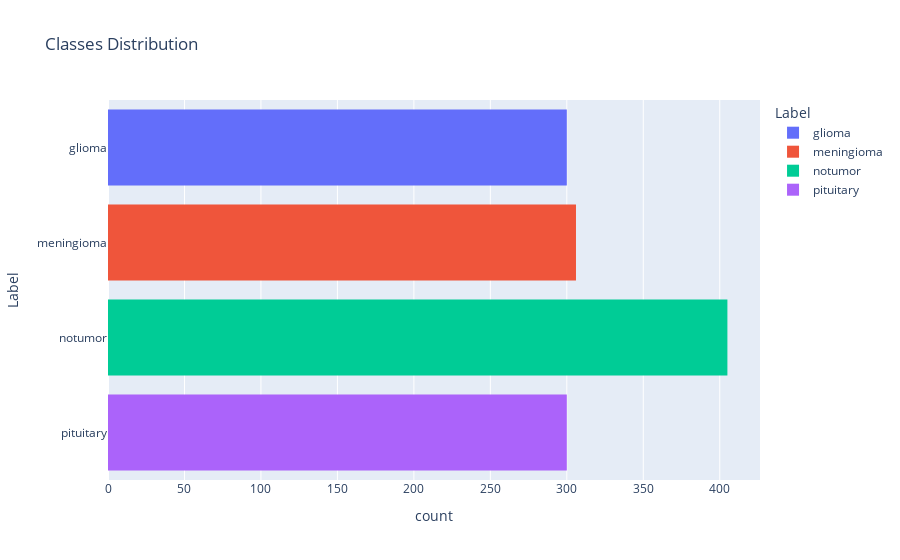

The code cell stored with this chart in its notebook:
### Code cell
px.histogram(test_data, y="Label", color="Label", title="Classes Distribution")

### Figure 1 — Plotly figure (JSON) as saved in the notebook; plotly's stock layout.template omitted (floating-point values rounded to 4 significant figures; data arrays with more than 128 entries replaced by an {"elided": "..."} marker saying what was removed)
{"data": [{"alignmentgroup": "True", "bingroup": "y", "hovertemplate": "Label=%{y}<br>count=%{x}<extra></extra>", "legendgroup": "glioma", "marker": {"color": "#636efa", "pattern": {"shape": ""}}, "name": "glioma", "offsetgroup": "glioma", "orientation": "h", "showlegend": true, "type": "histogram", "xaxis": "x", "y": {"elided": "300 str values"}, "yaxis": "y"}, {"alignmentgroup": "True", "bingroup": "y", "hovertemplate": "Label=%{y}<br>count=%{x}<extra></extra>", "legendgroup": "meningioma", "marker": {"color": "#EF553B", "pattern": {"shape": ""}}, "name": "meningioma", "offsetgroup": "meningioma", "orientation": "h", "showlegend": true, "type": "histogram", "xaxis": "x", "y": {"elided": "306 str values"}, "yaxis": "y"}, {"alignmentgroup": "True", "bingroup": "y", "hovertemplate": "Label=%{y}<br>count=%{x}<extra></extra>", "legendgroup": "notumor", "marker": {"color": "#00cc96", "pattern": {"shape": ""}}, "name": "notumor", "offsetgroup": "notumor", "orientation": "h", "showlegend": true, "type": "histogram", "xaxis": "x", "y": {"elided": "405 str values"}, "yaxis": "y"}, {"alignmentgroup": "True", "bingroup": "y", "hovertemplate": "Label=%{y}<br>count=%{x}<extra></extra>", "legendgroup": "pituitary", "marker": {"color": "#ab63fa", "pattern": {"shape": ""}}, "name": "pituitary", "offsetgroup": "pituitary", "orientation": "h", "showlegend": true, "type": "histogram", "xaxis": "x", "y": {"elided": "300 str values"}, "yaxis": "y"}], "layout": {"barmode": "relative", "legend": {"title": {"text": "Label"}, "tracegroupgap": 0}, "title": {"text": "Classes Distribution"}, "xaxis": {"anchor": "y", "domain": [0, 1], "title": {"text": "count"}}, "yaxis": {"anchor": "x", "categoryarray": ["pituitary", "notumor", "meningioma", "glioma"], "categoryorder": "array", "domain": [0, 1], "title": {"text": "Label"}}}}
